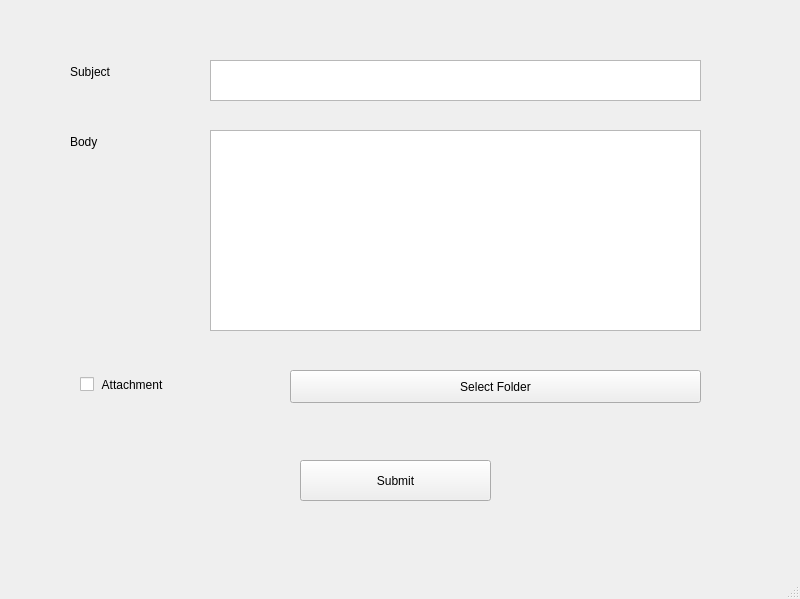
<?xml version="1.0" encoding="UTF-8"?>
<ui version="4.0">
 <class>MainWindow</class>
 <widget class="QMainWindow" name="MainWindow">
  <property name="enabled">
   <bool>true</bool>
  </property>
  <property name="geometry">
   <rect>
    <x>0</x>
    <y>0</y>
    <width>800</width>
    <height>599</height>
   </rect>
  </property>
  <property name="windowTitle">
   <string>MainWindow</string>
  </property>
  <widget class="QWidget" name="centralwidget">
   <widget class="QTextEdit" name="subjectText">
    <property name="geometry">
     <rect>
      <x>210</x>
      <y>60</y>
      <width>491</width>
      <height>41</height>
     </rect>
    </property>
   </widget>
   <widget class="QLabel" name="subject">
    <property name="geometry">
     <rect>
      <x>70</x>
      <y>60</y>
      <width>89</width>
      <height>23</height>
     </rect>
    </property>
    <property name="text">
     <string>Subject</string>
    </property>
   </widget>
   <widget class="QLabel" name="body">
    <property name="geometry">
     <rect>
      <x>70</x>
      <y>130</y>
      <width>89</width>
      <height>23</height>
     </rect>
    </property>
    <property name="text">
     <string>Body</string>
    </property>
   </widget>
   <widget class="QTextEdit" name="bodyText">
    <property name="geometry">
     <rect>
      <x>210</x>
      <y>130</y>
      <width>491</width>
      <height>201</height>
     </rect>
    </property>
   </widget>
   <widget class="QCheckBox" name="attachment">
    <property name="geometry">
     <rect>
      <x>80</x>
      <y>370</y>
      <width>141</width>
      <height>29</height>
     </rect>
    </property>
    <property name="text">
     <string> Attachment</string>
    </property>
   </widget>
   <widget class="QPushButton" name="attachmentFolder">
    <property name="enabled">
     <bool>true</bool>
    </property>
    <property name="geometry">
     <rect>
      <x>290</x>
      <y>370</y>
      <width>411</width>
      <height>33</height>
     </rect>
    </property>
    <property name="text">
     <string>Select Folder</string>
    </property>
   </widget>
   <widget class="QPushButton" name="submit">
    <property name="geometry">
     <rect>
      <x>300</x>
      <y>460</y>
      <width>191</width>
      <height>41</height>
     </rect>
    </property>
    <property name="text">
     <string>Submit</string>
    </property>
   </widget>
  </widget>
  <widget class="QMenuBar" name="menubar">
   <property name="geometry">
    <rect>
     <x>0</x>
     <y>0</y>
     <width>800</width>
     <height>28</height>
    </rect>
   </property>
  </widget>
  <widget class="QStatusBar" name="statusbar"/>
 </widget>
 <resources/>
 <connections/>
</ui>
